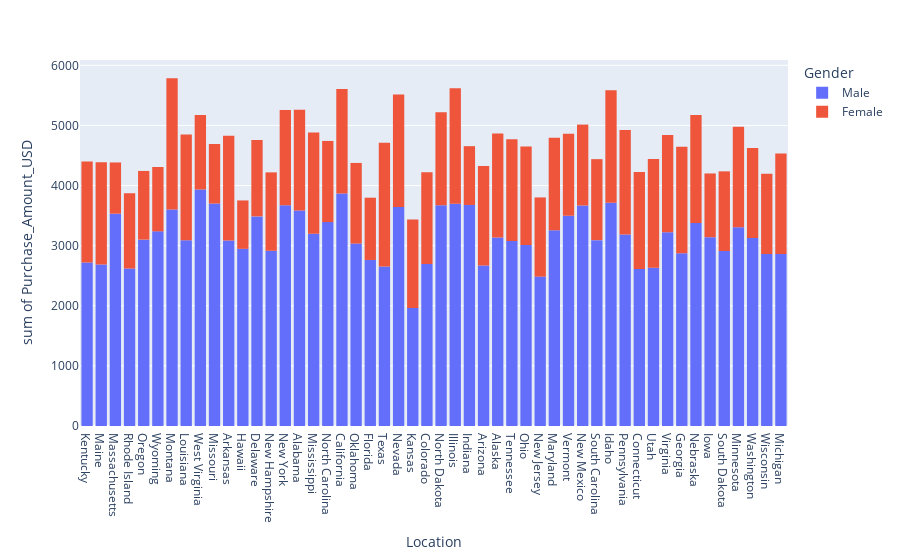

The cell this chart's notebook holds for it:
### Code cell
fig=px.histogram(df,y='Purchase_Amount_USD',x='Location',color='Gender')
fig.show()

### Figure 1 — Plotly figure (JSON) as saved in the notebook; plotly's stock layout.template omitted (floating-point values rounded to 4 significant figures; data arrays with more than 128 entries replaced by an {"elided": "..."} marker saying what was removed)
{"data": [{"bingroup": "x", "histfunc": "sum", "hovertemplate": "Gender=Male<br>Location=%{x}<br>sum of Purchase_Amount_USD=%{y}<extra></extra>", "legendgroup": "Male", "marker": {"color": "#636efa", "pattern": {"shape": ""}}, "name": "Male", "orientation": "v", "showlegend": true, "x": {"elided": "2652 str values"}, "xaxis": "x", "y": {"elided": "2652 int values"}, "yaxis": "y", "type": "histogram"}, {"bingroup": "x", "histfunc": "sum", "hovertemplate": "Gender=Female<br>Location=%{x}<br>sum of Purchase_Amount_USD=%{y}<extra></extra>", "legendgroup": "Female", "marker": {"color": "#EF553B", "pattern": {"shape": ""}}, "name": "Female", "orientation": "v", "showlegend": true, "x": {"elided": "1248 str values"}, "xaxis": "x", "y": {"elided": "1248 int values"}, "yaxis": "y", "type": "histogram"}], "layout": {"xaxis": {"anchor": "y", "domain": [0.0, 1.0], "title": {"text": "Location"}}, "yaxis": {"anchor": "x", "domain": [0.0, 1.0], "title": {"text": "sum of Purchase_Amount_USD"}}, "legend": {"title": {"text": "Gender"}, "tracegroupgap": 0}, "margin": {"t": 60}, "barmode": "relative"}}
